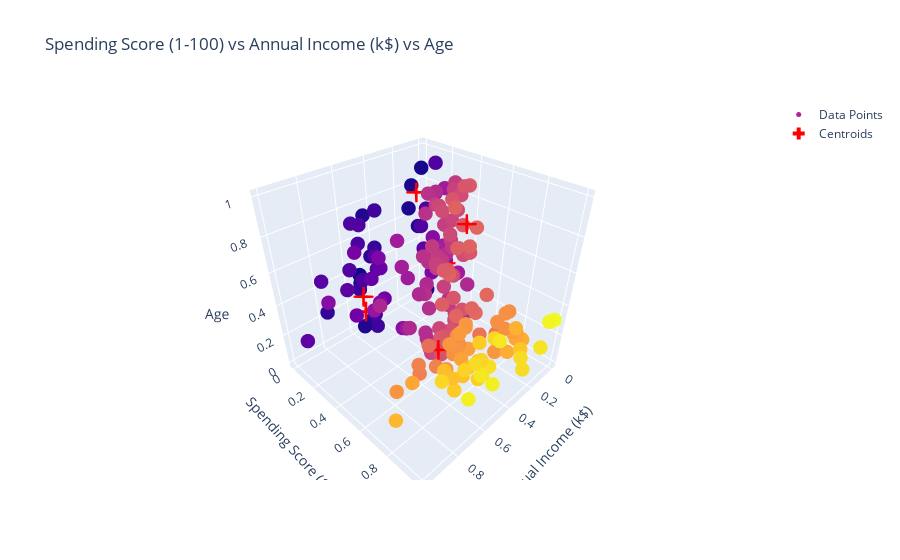

Write notebook code for a chart like this one.
### Markdown cell above
***Implementing the model***

### Code cell
model = KMeans(n_clusters=6, max_iter=1000)
model.fit(m2)
cluster = model.cluster_centers_
centroids = np.array(cluster)
labels = model.labels_

x = np.array(df3['annual_income'])
y = np.array(df3['spending_score'])
z = np.array(df3['age'])

scatter_data = [
    go.Scatter3d(x=x, y=y, z=z, mode='markers', marker=dict(
        size=5, color=y), name='Data Points'),
    go.Scatter3d(x=centroids[:, 0], y=centroids[:, 1], z=centroids[:, 2],
                 mode='markers', marker=dict(size=10, color='red', symbol='cross'), name='Centroids')
]

layout = go.Layout(
    scene=dict(xaxis_title='Annual Income (k$)',
               yaxis_title='Spending Score (1-100)', zaxis_title='Age'),
    title='Spending Score (1-100) vs Annual Income (k$) vs Age'
)

fig = go.Figure(data=scatter_data, layout=layout)
fig.show()

### Figure 1 — Plotly figure (JSON) as saved in the notebook; plotly's stock layout.template omitted (floating-point values rounded to 4 significant figures; data arrays with more than 128 entries replaced by an {"elided": "..."} marker saying what was removed)
{"data": [{"marker": {"color": {"elided": "200 float values"}, "size": 5}, "mode": "markers", "name": "Data Points", "type": "scatter3d", "x": {"elided": "200 float values"}, "y": {"elided": "200 float values"}, "z": {"elided": "200 float values"}}, {"marker": {"color": "red", "size": 10, "symbol": "cross"}, "mode": "markers", "name": "Centroids", "type": "scatter3d", "x": [0.5698, 0.2861, 0.5, 0.7372, 0.1494, 0.1446], "y": [0.1009, 0.5828, 0.6158, 0.3219, 0.3342, 0.09266], "z": [0.1837, 0.8217, 0.1728, 0.4905, 0.4324, 0.7915]}], "layout": {"scene": {"xaxis": {"title": {"text": "Annual Income (k$)"}}, "yaxis": {"title": {"text": "Spending Score (1-100)"}}, "zaxis": {"title": {"text": "Age"}}}, "title": {"text": "Spending Score (1-100) vs Annual Income (k$) vs Age"}}}
